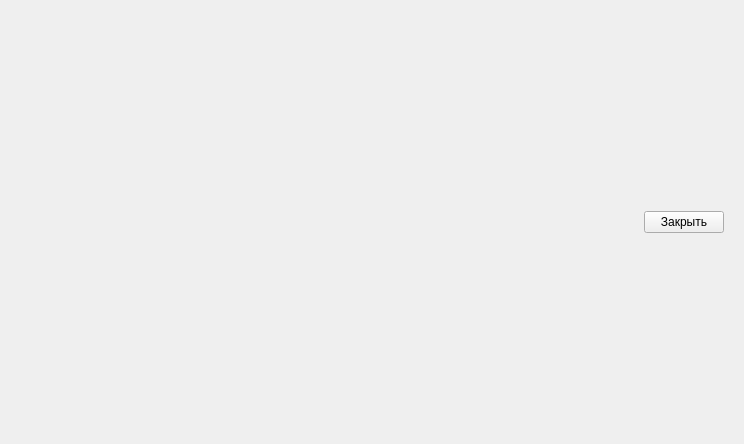
<?xml version="1.0" encoding="UTF-8"?>
<ui version="4.0">
 <class>QpTableDlg</class>
 <widget class="QDialog" name="QpTableDlg">
  <property name="geometry">
   <rect>
    <x>0</x>
    <y>0</y>
    <width>744</width>
    <height>444</height>
   </rect>
  </property>
  <property name="sizePolicy">
   <sizepolicy hsizetype="Expanding" vsizetype="Expanding">
    <horstretch>0</horstretch>
    <verstretch>0</verstretch>
   </sizepolicy>
  </property>
  <property name="windowTitle">
   <string>Dialog</string>
  </property>
  <layout class="QVBoxLayout" name="verticalLayout_2" stretch="0">
   <item>
    <widget class="QFrame" name="dialogTopFrame">
     <layout class="QVBoxLayout" name="verticalLayout" stretch="1,0">
      <property name="sizeConstraint">
       <enum>QLayout::SetMaximumSize</enum>
      </property>
      <item>
       <layout class="QVBoxLayout" name="for_table_lo"/>
      </item>
      <item>
       <layout class="QHBoxLayout" name="horizontalLayout">
        <item>
         <spacer name="horizontalSpacer">
          <property name="orientation">
           <enum>Qt::Horizontal</enum>
          </property>
          <property name="sizeHint" stdset="0">
           <size>
            <width>40</width>
            <height>20</height>
           </size>
          </property>
         </spacer>
        </item>
        <item>
         <widget class="QPushButton" name="btn_close">
          <property name="text">
           <string>Закрыть</string>
          </property>
          <property name="autoDefault">
           <bool>false</bool>
          </property>
         </widget>
        </item>
       </layout>
      </item>
     </layout>
    </widget>
   </item>
  </layout>
 </widget>
 <resources/>
 <connections/>
</ui>
